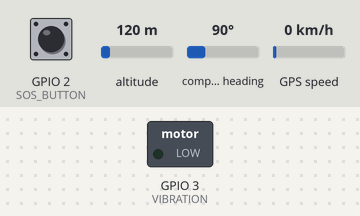
Recording of a sketch running on a simulated ESP32. Shown: switched loads named in the sketch (green lamp = pin HIGH). The inputs (shaded band) are chosen by the test bench; at power-on: GPIO 2 (SOS_BUTTON) HIGH, altitude 120 m, compass heading 90°, GPS speed 0 km/h. The GPS gets a fix after 3 s at 37.7749, -122.4194 with 8 satellites; the modem accepts every AT command (registered, SIM ready, sends succeed) and sends nothing else; what the sketch prints to the serial monitor is not drawn.

Above: at 1.2 s.
1.3 s: GPIO 2 (SOS_BUTTON) pulled LOW for 0.15 s
At 1.7 s:
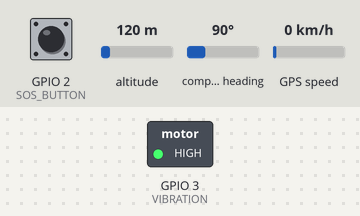
5.5 s: GPIO 2 (SOS_BUTTON) pulled LOW for 1 s
Timing chart, 0 to 15.8 s (numbered marks = the images above; inputs shaded):
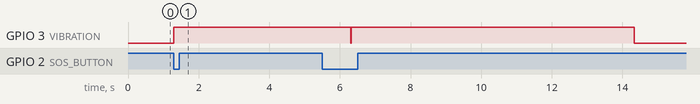

Measured:
- after the input at 1.3 s, GPIO 3 (VIBRATION): LOW → HIGH at once

The sketch:

main.ino
```cpp
#include <TinyGPS++.h>
#include <HardwareSerial.h>

TinyGPSPlus gps;

HardwareSerial gpsSerial(1);
HardwareSerial sim800(2);

#define SOS_BUTTON 2
#define VIBRATION 3

void setup() {
  Serial.begin(115200);

  pinMode(SOS_BUTTON, INPUT_PULLUP);
  pinMode(VIBRATION, OUTPUT);

  gpsSerial.begin(9600, SERIAL_8N1, 4, 5);
  sim800.begin(9600, SERIAL_8N1, 6, 7);

  Serial.println("Women Safety Device Started");
}

void loop() {

  while (gpsSerial.available()) {
    gps.encode(gpsSerial.read());
  }

  if (digitalRead(SOS_BUTTON) == LOW) {

    digitalWrite(VIBRATION, HIGH);

    if (gps.location.isValid()) {

      float lat = gps.location.lat();
      float lng = gps.location.lng();

      String message =
      "Emergency! I need help. My Location: https://maps.google.com/?q=" +
      String(lat,6) + "," + String(lng,6);

      sendSMS(message);
    }

    delay(5000);
    digitalWrite(VIBRATION, LOW);
  }
}

void sendSMS(String msg) {

  sim800.println("AT+CMGF=1");
  delay(1000);

  sim800.println("AT+CMGS=\"+919319376830\"");
  delay(1000);

  sim800.print(msg);

  delay(1000);

  sim800.write(26);

}
```
